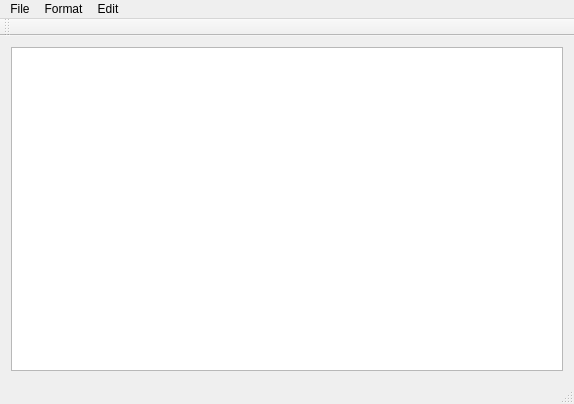
<?xml version="1.0" encoding="UTF-8"?>
<ui version="4.0">
 <class>TextEditorClass</class>
 <widget class="QMainWindow" name="TextEditorClass">
  <property name="geometry">
   <rect>
    <x>0</x>
    <y>0</y>
    <width>574</width>
    <height>404</height>
   </rect>
  </property>
  <property name="windowTitle">
   <string>TextEditor</string>
  </property>
  <widget class="QWidget" name="centralWidget">
   <layout class="QVBoxLayout" name="verticalLayout">
    <item>
     <widget class="QTextEdit" name="textEdit">
      <property name="cursor" stdset="0">
       <cursorShape>ArrowCursor</cursorShape>
      </property>
     </widget>
    </item>
   </layout>
  </widget>
  <widget class="QMenuBar" name="menuBar">
   <property name="geometry">
    <rect>
     <x>0</x>
     <y>0</y>
     <width>574</width>
     <height>21</height>
    </rect>
   </property>
   <widget class="QMenu" name="menuFile">
    <property name="title">
     <string>File</string>
    </property>
    <addaction name="actionNw"/>
    <addaction name="actionOpen"/>
    <addaction name="actionSave"/>
    <addaction name="actionSave_As"/>
    <addaction name="actionExit"/>
   </widget>
   <widget class="QMenu" name="menuEdit">
    <property name="title">
     <string>Format</string>
    </property>
    <addaction name="actionFont"/>
    <addaction name="actionText_Color"/>
   </widget>
   <widget class="QMenu" name="menuEdit_2">
    <property name="title">
     <string>Edit</string>
    </property>
    <addaction name="actionFind"/>
   </widget>
   <addaction name="menuFile"/>
   <addaction name="menuEdit"/>
   <addaction name="menuEdit_2"/>
  </widget>
  <widget class="QToolBar" name="mainToolBar">
   <attribute name="toolBarArea">
    <enum>TopToolBarArea</enum>
   </attribute>
   <attribute name="toolBarBreak">
    <bool>false</bool>
   </attribute>
  </widget>
  <widget class="QStatusBar" name="statusBar">
   <property name="cursor">
    <cursorShape>ArrowCursor</cursorShape>
   </property>
  </widget>
  <action name="actionOpen">
   <property name="text">
    <string>Open</string>
   </property>
  </action>
  <action name="actionSave">
   <property name="text">
    <string>Save</string>
   </property>
  </action>
  <action name="actionExit">
   <property name="text">
    <string>Exit</string>
   </property>
  </action>
  <action name="actionNew">
   <property name="text">
    <string>New</string>
   </property>
  </action>
  <action name="action_3">
   <property name="text">
    <string>New</string>
   </property>
  </action>
  <action name="actionNew_2">
   <property name="text">
    <string>New</string>
   </property>
  </action>
  <action name="actionNw">
   <property name="text">
    <string>New</string>
   </property>
  </action>
  <action name="actionSave_As">
   <property name="text">
    <string>Save As</string>
   </property>
  </action>
  <action name="actionFont">
   <property name="text">
    <string>Font</string>
   </property>
  </action>
  <action name="actionText_Color">
   <property name="text">
    <string>Text Color</string>
   </property>
  </action>
  <action name="actionFind">
   <property name="text">
    <string>Find</string>
   </property>
  </action>
 </widget>
 <layoutdefault spacing="6" margin="11"/>
 <resources/>
 <connections/>
</ui>
